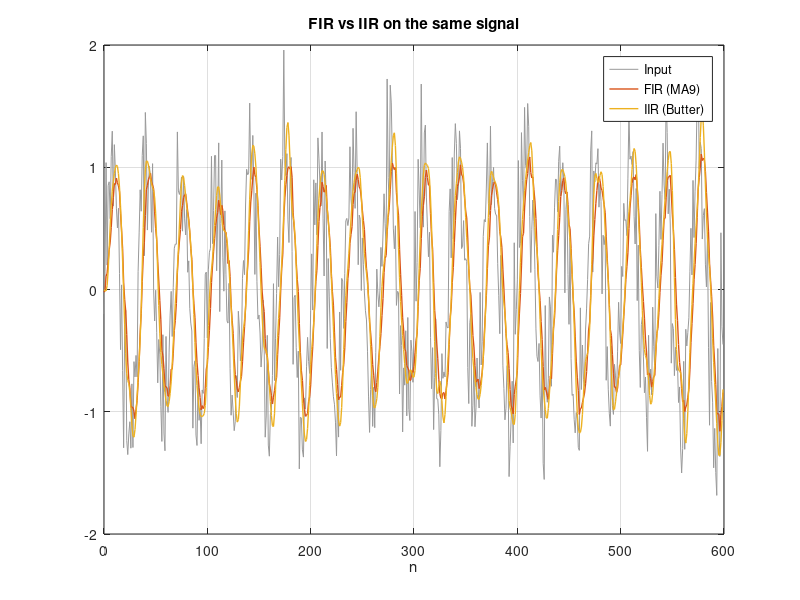
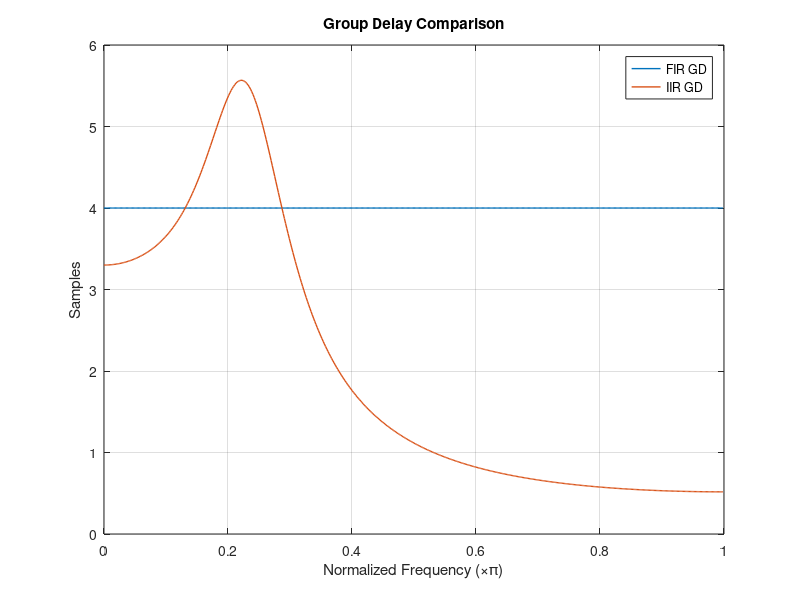

Write the MATLAB code that produced these figures, in order.
%% 5) FIR vs IIR comparison on same signal
% Compare smoothing and delay characteristics.

clear; clc; close all;

N = 600; n = 0:N-1;
x = sin(2*pi*0.03*n) + 0.25*sin(2*pi*0.3*n) + 0.3*randn(size(n));

% FIR (moving average)
Mf = 9;
b_fir = (1/Mf)*ones(1,Mf); a_fir = 1;
y_fir = filter(b_fir, a_fir, x);

% IIR (Butter LPF)
[b_iir,a_iir] = butter(4, 0.12/0.5);  % normalized cutoff ~0.12
y_iir = filter(b_iir, a_iir, x);

figure;
plot(n, x, 'Color',[0.6 0.6 0.6]); hold on;
plot(n, y_fir, 'LineWidth', 1);
plot(n, y_iir, 'LineWidth', 1);
grid on; legend('Input','FIR (MA9)','IIR (Butter)');
title('FIR vs IIR on the same signal'); xlabel('n');

% Group delay comparison
figure;
[gd_fir,w] = grpdelay(b_fir, a_fir, 512);
[gd_iir,~] = grpdelay(b_iir, a_iir, 512);
plot(w/pi, gd_fir, 'LineWidth', 1); hold on;
plot(w/pi, gd_iir, 'LineWidth', 1);
grid on; legend('FIR GD','IIR GD');
title('Group Delay Comparison'); xlabel('Normalized Frequency (\times\pi)'); ylabel('Samples');
